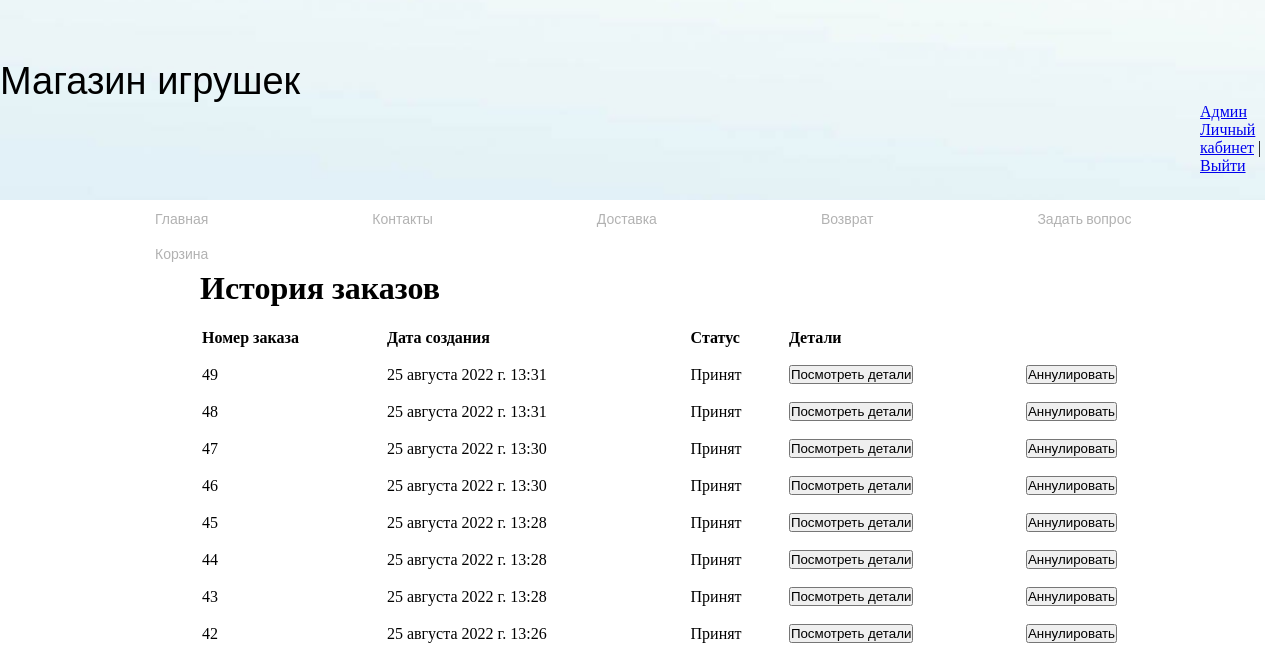
/user/user/5/ (signed in), run on the app's committed database.
### orders/models.py (models this page shows, shortened)
class Order(models.Model):
    PAYMENT_METHOD = (
        ('1', 'Оплата картой на сайте'),
        ('2', 'Оплата картой при получении'),
        ('3', 'Оплата наличными при получении')
    )
    ORDER_STATUS = (
        ('1', 'Принят'),
        ('2', 'Собран'),
        ('3', 'Передан курьеру'),
        ('4', 'Доставлен'),
        ('5', 'Аннулирован')
    )
    user = models.ForeignKey('user.User', on_delete=models.CASCADE, verbose_name='Пользователь',
                             related_name="user_basket")
    address = models.CharField(max_length=250)
    city = models.CharField(max_length=100)
    created = models.DateTimeField(auto_now_add=True)
    paid = models.CharField('метод оплаты', max_length=100, choices=PAYMENT_METHOD, default='1')
    order_status = models.CharField('Статус Заказа', max_length=100, choices=ORDER_STATUS, default='1')
    class Meta:
        ordering = ('-created',)
        verbose_name = 'Заказ'
        verbose_name_plural = 'Заказы'

### user/views.py (the view)
# urls.py: path('user/<int:pk>/', user_room, name='user_room'),
@login_required
def user_room(request, pk):
    if request.user.id == pk:
        orders = Order.objects.filter(user_id=pk)
        return render(request, 'user/user_room.html', {'orders': orders, 'user_id': request.user.id})
    else:
        return redirect('user:login_view')

### cart/context_processors.py (called while the page is built)
def cart(request):
    return {'cart': Cart(request)}

### user/templates/user/user_room.html
{% extends 'orders/base.html' %}
{% block content %}
{% if orders %}
<h1 class="user_room">История заказов</h1>
<table class="cart_user_detail">
    <thead>
      <tr class="spaceUnder">
        <th>Номер заказа</th>
        <th>Дата создания</th>
        <th>Статус</th>
        <th>Детали</th>
        <th> </th>
      </tr>
    </thead>
     <tbody>
     {% for order in orders %}
    <tr class="spaceUnder">
        <td>{{order.id}}</td>
        <td>{{order.created}}</td>
        <td>{{ order.get_order_status_display }}</td>
        <td><form action="{% url 'user:user_order_detail' order.id %}">
            <button type="submit">Посмотреть детали</button>
            </form></td>
        <td><form action="{% url 'user:order_cancel' order.id %}">
            <button type="submit">Аннулировать</button>
            </form></td>
    </tr>
     {% endfor %}
    </tbody>
</table>
{% else %}
<p class="user_room_order">У Вас нет пока заказов</p>
{% endif %}
{% endblock %}

### static/css/style.css (style rules this page uses)
* { margin: 0; padding: 0; }
html, body { height: 100%; }
.cart_user_detail { align: center; margin: 20px 10px 0px 200px; width: 1000px; }
tr.spaceUnder>td, th { padding-bottom: 1em; }
.cart_user_detail tr th { text-align: left;; }
.user_room { margin: 0 0 0 200px; }

### data on the page
Order: id "49", created "25 августа 2022 г. 13:31", order_status "Принят"
Order: id "48", created "25 августа 2022 г. 13:31", order_status "Принят"
Order: id "47", created "25 августа 2022 г. 13:30", order_status "Принят"
Order: id "46", created "25 августа 2022 г. 13:30", order_status "Принят"
Order: id "45", created "25 августа 2022 г. 13:28", order_status "Принят"
Order: id "44", created "25 августа 2022 г. 13:28", order_status "Принят"
Order: id "43", created "25 августа 2022 г. 13:28", order_status "Принят"
Order: id "42", created "25 августа 2022 г. 13:26", order_status "Принят"
